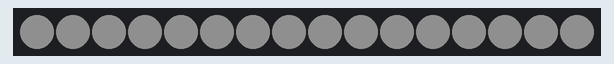
This program was run on a simulated ESP32. Shown: 16 RGB LEDs in strip order, left to right. Dim RGB values are drawn brighter than linear.

Above: at 0.15 s.
At 7.74 s:
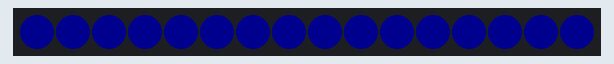
At 12.78 s:
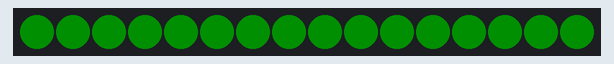
At 17.82 s:
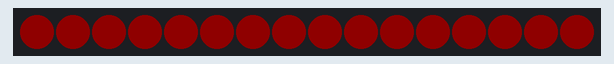
At 26.21 s:
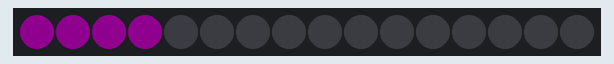
At 34.52 s:
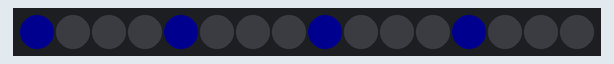

The program:

main.cpp
```cpp
#include <Arduino.h>
#include <SPI.h>
#include "Adafruit_TLC5947.h"
#include "Cube.h"
#include "Animations.h"

// How many boards do you have chained?
#define NUM_TLC5947 2
#define data 4
#define clock 17
#define latch 2 // 6
#define oe -1   // set to -1 to not use the enable pin (its optional)

#define NUM_X_COL 4
#define NUM_Y_LAYER 4
#define NUM_Z_COL 4

Adafruit_TLC5947 tlc = Adafruit_TLC5947(NUM_TLC5947, clock, data, latch);

SPIClass mySPI(HSPI);

Cube myCube(4, 4, 4, &tlc, &mySPI);

Animations myAnimations(&myCube);

void setup()
{
  mySPI.begin(HSPI_CLK, HSPI_MISO, HSPI_MOSI, HSPI_CS);
  pinMode(HSPI_CS, OUTPUT);

  tlc.begin();
  if (oe >= 0)
  {
    pinMode(oe, OUTPUT);
    digitalWrite(oe, LOW);
  }

  myCube.setLayer(0, RED);
  myCube.setLayer(1, GREEN);
  myCube.setLayer(2, BLUE);
  myCube.setLayer(3, WHITE);
}

void loop()
{
  myAnimations.animationController();
}
```

Animations.cpp
```cpp
#include "Animations.h"

void Animations::animationController()
{
    switch (_current_animation)
    {
    case UP_DOWN:
        upDown();
        break;
    case LEFT_RIGHT:
        leftRight();
        break;
    case BACK_FRONT:
        backForth();
        break;

    default:
        upDown();
    }

    if (_animation_complete)
    {
        _animation_complete = false;
        _timer = 0;
        _current_animation++;
    }

    if (_current_animation >= NUM_ANIMATIONS)
    {
        _current_animation = 0;
    }

    _cube->renderCube();
}

void Animations::upDownNewColor()
{
    _up_down_color_index++;
    if (_up_down_color_index > _up_down_color.size() - 1)
    {
        _up_down_color_index = 0;
        _animation_complete = true;
    }
}

void Animations::upDown()
{
    _timer++;

    if (_refresh_animation)
    {
        _refresh_animation = false;

        _up_down_layer = 0;
        _up = true;
        _up_down_color_index = 0;
    }

    if (_timer > BASIC_HOLD_TIME)
    {
        _timer = 0;

        // Main animation action: Light Layer
        for (uint16_t i = 0; i < _cube->getYSize(); i++)
        {
            if (i == _up_down_layer)
            {
                _cube->setLayer(i, _up_down_color[_up_down_color_index]);
            }
            else
            {
                _cube->setLayer(i, BLACK);
            }
        }

        // Move animation up or down
        _up ? _up_down_layer++ : _up_down_layer--;

        // Check if animation has reached top of Cube
        if (_up_down_layer >= _cube->getYSize())
        {
            _up_down_layer = _cube->getYSize() - 2;
            _up = false;
        }

        // Check if animation has reached bottom of Cube
        if (_up_down_layer <= -1)
        {
            _up = true;
            _up_down_layer = 1;
            upDownNewColor();
        }
    }
}

void Animations::leftRightNewColor()
{
    _left_right_color_index++;
    if (_left_right_color_index > _left_right_color.size() - 1)
    {
        _left_right_color_index = 0;
        _animation_complete = true;
    }
}

void Animations::leftRight()
{
    _timer++;

    if (_refresh_animation)
    {
        _refresh_animation = false;

        _left_right_layer = 0;
        _right = true;
        _left_right_color_index = 0;
    }

    if (_timer > BASIC_HOLD_TIME)
    {
        _timer = 0;

        // Main animation action: Light Layer
        for (uint16_t i = 0; i < _cube->getXSize(); i++)
        {
            if (i == _left_right_layer)
            {
                _cube->setRow(i, _left_right_color[_left_right_color_index]);
            }
            else
            {
                _cube->setRow(i, BLACK);
            }
        }

        // Move animation up or down
        _right ? _left_right_layer++ : _left_right_layer--;

        // Check if animation has reached top of Cube
        if (_left_right_layer >= _cube->getXSize())
        {
            _left_right_layer = _cube->getXSize() - 2;
            _right = false;
        }

        // Check if animation has reached bottom of Cube
        if (_left_right_layer <= -1)
        {
            _right = true;
            _left_right_layer = 1;
            leftRightNewColor();
        }
    }
}

void Animations::backForthNewColor()
{
    _back_forth_color_index++;
    if (_back_forth_color_index > _back_forth_color.size() - 1)
    {
        _back_forth_color_index = 0;
        _animation_complete = true;
    }
}

void Animations::backForth()
{
    _timer++;

    if (_refresh_animation)
    {
        _refresh_animation = false;

        _back_forth_layer = 0;
        _forth = true;
        _back_forth_color_index = 0;
    }

    if (_timer > BASIC_HOLD_TIME)
    {
        _timer = 0;

        // Main animation action: Light Layer
        for (uint16_t i = 0; i < _cube->getZSize(); i++)
        {
            if (i == _back_forth_layer)
            {
                _cube->setColumn(i, _back_forth_color[_back_forth_color_index]);
            }
            else
            {
                _cube->setColumn(i, BLACK);
            }
        }

        // Move animation up or down
        _forth ? _back_forth_layer++ : _back_forth_layer--;

        // Check if animation has reached top of Cube
        if (_back_forth_layer >= _cube->getZSize())
        {
            _back_forth_layer = _cube->getZSize() - 2;
            _forth = false;
        }

        // Check if animation has reached bottom of Cube
        if (_back_forth_layer <= -1)
        {
            _forth = true;
            _back_forth_layer = 1;
            backForthNewColor();
        }
    }
}
```

Animations.h
```cpp
#ifndef _ANIMATIONS_H
#define _ANIMATIONS_H

#include <Arduino.h>
#include <vector>

#include "Cube.h"
#include "globals.h"

#define BASIC_HOLD_TIME 50

// All Animations
#define UP_DOWN 0
#define LEFT_RIGHT 1
#define BACK_FRONT 2
#define NUM_ANIMATIONS 3

class Animations
{
public:
    Animations(Cube *cube) : _cube(cube),
                             _timer(0),
                             _refresh_animation(true),
                             _animation_complete(false),
                             _current_animation(0),

                             ///////////////////////////////////
                             // UP-DOWN Variable Definitions  //
                             ///////////////////////////////////
                             _up_down_layer(0),
                             _up(true),
                             _up_down_color{{RED, GREEN, BLUE}},
                             _up_down_color_index(0),

                             //////////////////////////////////////
                             // LEFT-RIGHT Variable Definitions  //
                             //////////////////////////////////////
                             _left_right_layer(0),
                             _right(true),
                             _left_right_color{{YELLOW, MAGENTA, CYAN}},
                             _left_right_color_index(0),

                             //////////////////////////////////////
                             // LEFT-RIGHT Variable Definitions  //
                             //////////////////////////////////////
                             _back_forth_layer(0),
                             _forth(true),
                             _back_forth_color{{RED, WHITE, BLUE}},
                             _back_forth_color_index(0)
    {
    }
    ~Animations() {};

    void animationController();
    void pickNewAnimation();

    ///////////////////////////////////
    // UP-DOWN Functions             //
    ///////////////////////////////////
    void upDownNewColor();
    void upDown();

    ///////////////////////////////////
    // LEFT-RIGHT Functions          //
    ///////////////////////////////////
    void leftRightNewColor();
    void leftRight();

    ///////////////////////////////////
    // BACK-FORTH Functions          //
    ///////////////////////////////////
    void backForthNewColor();
    void backForth();

private:
    Cube *_cube;
    int _timer;
    bool _refresh_animation;
    bool _animation_complete;
    int _current_animation;

    ///////////////////////////////////
    // UP-DOWN Variable Declarations //
    ///////////////////////////////////
    int _up_down_layer;
    bool _up;
    std::array<Color, 3> _up_down_color;
    int _up_down_color_index;

    //////////////////////////////////////
    // LEFT-RIGHT Variable Declarations //
    //////////////////////////////////////
    int _left_right_layer;
    bool _right;
    std::array<Color, 3> _left_right_color;
    int _left_right_color_index;

    //////////////////////////////////////
    // BACK-FORTH Variable Declarations //
    //////////////////////////////////////
    int _back_forth_layer;
    bool _forth;
    std::array<Color, 3> _back_forth_color;
    int _back_forth_color_index;
};

#endif
```

Cube.cpp
```cpp
#include "Cube.h"

void Cube::clearLED(uint16_t y,
                    uint16_t z,
                    uint16_t x)
{
    _matrix_layers[y][x + z * _z_size].setR(0);
    _matrix_layers[y][x + z * _z_size].setG(0);
    _matrix_layers[y][x + z * _z_size].setB(0);
}

void Cube::setLED(uint16_t x,
                  uint16_t y,
                  uint16_t z,
                  Color c)
{
    _matrix_layers[y][x + z * _z_size].setR(c.r);
    _matrix_layers[y][x + z * _z_size].setG(c.g);
    _matrix_layers[y][x + z * _z_size].setB(c.b);
}

void Cube::tlcSetLED(uint16_t x,
                     uint16_t y,
                     uint16_t z)
{
    uint16_t ledNum = x + z * _z_size;
    _tlc->setLED(ledNum,
                 _matrix_layers[y][ledNum].getR(),
                 _matrix_layers[y][ledNum].getG(),
                 _matrix_layers[y][ledNum].getB());
}

LED Cube::getLED(uint16_t x,
                 uint16_t y,
                 uint16_t z)
{
    return _matrix_layers[y][x + z * _z_size];
}

void Cube::setLayer(uint16_t y,
                    Color c)
{
    for (uint16_t z = 0; z < _z_size; z++)
    {
        for (uint16_t x = 0; x < _x_size; x++)
        {
            setLED(x, y, z, c);
        }
    }
}

void Cube::setColumn(uint16_t x,
                     Color c)
{
    for (uint16_t y = 0; y < _y_size; y++)
    {
        for (uint16_t z = 0; z < _z_size; z++)
        {
            setLED(x, y, z, c);
        }
    }
}

void Cube::setRow(uint16_t z,
                  Color c)
{
    for (uint16_t y = 0; y < _y_size; y++)
    {
        for (uint16_t x = 0; x < _x_size; x++)
        {
            setLED(x, y, z, c);
        }
    }
}

void Cube::lightCube()
{
    for (uint16_t y = 0; y < _y_size; y++)
    {
        for (uint16_t z = 0; z < _z_size; z++)
        {
            for (uint16_t x = 0; x < _x_size; x++)
            {
                setLED(x, y, z, WHITE);
            }
        }
    }
}

void Cube::clearCube()
{
    for (uint16_t y = 0; y < _y_size; y++)
    {
        for (uint16_t z = 0; z < _z_size; z++)
        {
            for (uint16_t x = 0; x < _x_size; x++)
            {
                clearLED(x, y, z);
            }
        }
    }
}

void Cube::renderCube()
{
    for (uint16_t y = 0; y < _y_size; y++)
    {
        digitalWrite(HSPI_CS, LOW);
        _spi->transfer(~(0x01 << y));
        for (uint16_t z = 0; z < _z_size; z++)
        {
            for (uint16_t x = 0; x < _x_size; x++)
            {
                tlcSetLED(x, y, z);
            }
        }
        _tlc->write();
        digitalWrite(HSPI_CS, HIGH);
    }
}
```

Cube.h
```cpp
#ifndef _CUBE_H
#define _CUBE_H

#include <Arduino.h>
#include <vector>
#include <SPI.h>

#include "LED.h"
#include "Adafruit_TLC5947.h"
#include "globals.h"

#define HSPI_MOSI 13
#define HSPI_MISO 12
#define HSPI_CLK 14
#define HSPI_CS 15

class Cube
{
public:
    Cube(uint16_t x,
         uint16_t y,
         uint16_t z,
         Adafruit_TLC5947 *tlc,
         SPIClass *spi) : _x_size(x),
                          _y_size(y),
                          _z_size(z),
                          _matrix_layers(y, std::vector<LED>(x * z)),
                          _tlc(tlc),
                          _spi(spi)
    {
        clearCube();
    }
    ~Cube() {};

    uint16_t getXSize() { return _x_size; }
    uint16_t getYSize() { return _y_size; }
    uint16_t getZSize() { return _z_size; }

    void clearLED(uint16_t x,
                  uint16_t y,
                  uint16_t z);
    void setLED(uint16_t x,
                uint16_t y,
                uint16_t z,
                Color c);
    void tlcSetLED(uint16_t x,
                   uint16_t y,
                   uint16_t z);
    LED getLED(uint16_t x,
               uint16_t y,
               uint16_t z);

    void setLayer(uint16_t y,
                  Color c);
    void setColumn(uint16_t x,
                   Color c);
    void setRow(uint16_t z,
                Color c);
    void lightCube();
    void clearCube();
    void renderCube();

private:
    uint16_t _x_size, _y_size, _z_size;
    std::vector<std::vector<LED>> _matrix_layers;
    Adafruit_TLC5947 *_tlc;
    SPIClass *_spi;
};

#endif
```

LED.h
```cpp
#ifndef _LED_H
#define _LED_H

#include <cstdint>

class LED
{
public:
    LED() : _r(0), _g(0), _b(0) {}
    ~LED() = default;

    void setR(uint16_t new_r_value) { _r = new_r_value; }
    void setG(uint16_t new_g_value) { _g = new_g_value; }
    void setB(uint16_t new_b_value) { _b = new_b_value; }

    uint16_t getR() { return _r; }
    uint16_t getG() { return _g; }
    uint16_t getB() { return _b; }

private:
    uint16_t _r;
    uint16_t _g;
    uint16_t _b;
};

#endif
```

globals.h
```cpp
#ifndef COLOR_H
#define COLOR_H

#include <cstdint>

struct Color
{
    uint16_t r;
    uint16_t g;
    uint16_t b;
};

// Define common colors as constants
const Color RED = {255, 0, 0};
const Color GREEN = {0, 255, 0};
const Color BLUE = {0, 0, 255};
const Color WHITE = {255, 255, 255};
const Color BLACK = {0, 0, 0};
const Color YELLOW = {255, 255, 0};
const Color CYAN = {0, 255, 255};
const Color MAGENTA = {255, 0, 255};

#endif // COLOR_H
```
